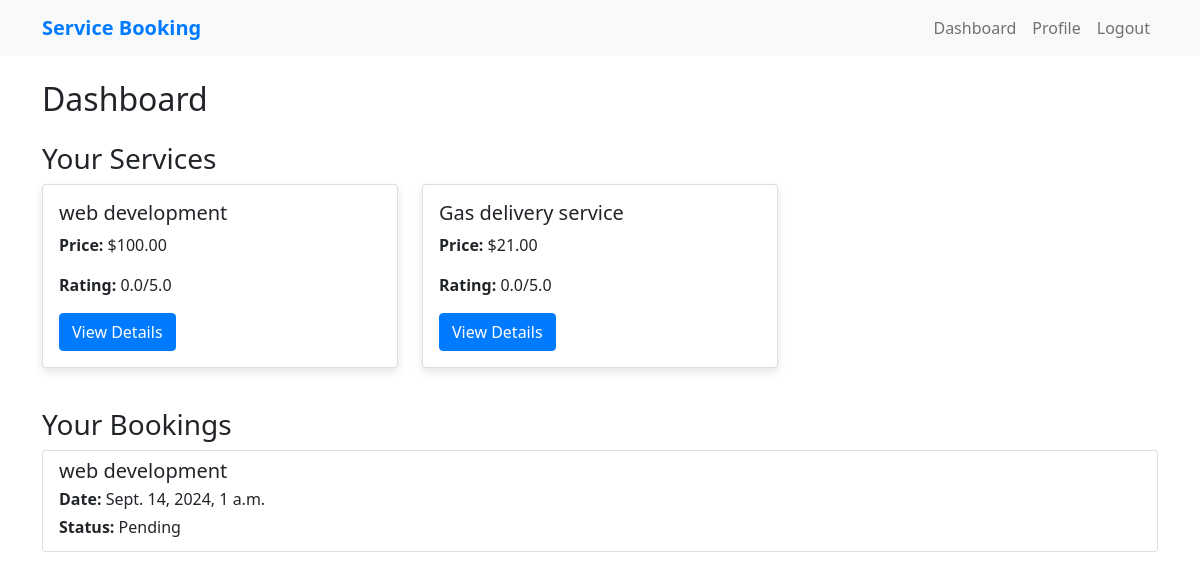
/booking/dashboard/ (signed in), run on the app's committed database.
### booking/models.py (models this page shows, shortened)
class Service(models.Model):
    name = models.CharField(max_length=100)
    description = models.TextField()
    price = models.DecimalField(max_digits=10, decimal_places=2, validators=[MinValueValidator(0)])
    provider = models.ForeignKey(User, on_delete=models.CASCADE, related_name='services')
    average_rating = models.FloatField(default=0, validators=[MinValueValidator(0), MaxValueValidator(5)])

class Booking(models.Model):
    service = models.ForeignKey(Service, on_delete=models.CASCADE, related_name='bookings')
    customer = models.ForeignKey(User, on_delete=models.CASCADE)
    date = models.DateTimeField()
    STATUS_CHOICES = [
        ('PENDING', 'Pending'),
        ('CONFIRMED', 'Confirmed'),
        ('COMPLETED', 'Completed'),
        ('CANCELLED', 'Cancelled'),
    ]
    status = models.CharField(max_length=20, choices=STATUS_CHOICES, default='PENDING')

### booking/views.py (the view)
# urls.py: path('dashboard/', views.dashboard, name='dashboard'),
@login_required
def dashboard(request):
    if request.user.is_professional:
        services = Service.objects.filter(provider=request.user)
        bookings = Booking.objects.filter(service__provider=request.user)
    else:
        services = None
        bookings = Booking.objects.filter(customer=request.user)
    return render(request, 'booking/dashboard.html', {'services': services, 'bookings': bookings})

### booking/templates/booking/dashboard.html (shortened to what this page needs)
{% extends 'booking/base.html' %}
{% block content %}
<h2 class="mb-4">Dashboard</h2>
{% if user.is_professional %}
    <h3>Your Services</h3>
    <div class="row mb-4">
        {% for service in services %}
        <div class="col-md-4 mb-3">
            <div class="card">
                <div class="card-body">
                    <h5 class="card-title">{{ service.name }}</h5>
                    <p class="card-text"><strong>Price:</strong> ${{ service.price }}</p>
                    <p class="card-text"><strong>Rating:</strong> {{ service.average_rating|floatformat:1 }}/5.0</p>
                    <a href="{% url 'booking:service_detail' service.id %}" class="btn btn-primary">View Details</a>
                </div>
            </div>
        </div>
        {% endfor %}
    </div>
{% endif %}
<h3>Your Bookings</h3>
{% if bookings %}
<div class="list-group">
    {% for booking in bookings %}
    <div class="list-group-item">
        <h5 class="mb-1">{{ booking.service.name }}</h5>
        <p class="mb-1"><strong>Date:</strong> {{ booking.date }}</p>
        <p class="mb-1"><strong>Status:</strong> {{ booking.get_status_display }}</p>
    </div>
    {% endfor %}
</div>
{% else %}
<p class="lead">You have no bookings yet</p>
{% endif %}
{% endblock %}

### booking/templates/booking/base.html (shortened to what this page needs)
<!DOCTYPE html>
<html lang="en">
<head>
    <link href="https://cdn.jsdelivr.net/npm/bootstrap@5.1.3/dist/css/bootstrap.min.css" rel="stylesheet">
</head>
<body>
    <nav class="navbar navbar-expand-lg navbar-light bg-light">
        <div class="container">
            <a class="navbar-brand" href="{% url 'booking:home' %}">Service Booking</a>
            <div class="collapse navbar-collapse" id="navbarNav">
                <ul class="navbar-nav ms-auto">
                    {% if user.is_authenticated %}
                        <li class="nav-item">
                            <a class="nav-link" href="{% url 'booking:dashboard' %}">Dashboard</a>
                        </li>
                        <li class="nav-item">
                            <a class="nav-link" href="{% url 'booking:user_profile' %}">Profile</a>
                        </li>
                        <li class="nav-item">
                            <a class="nav-link" href="{% url 'booking:logout' %}">Logout</a>
                        </li>
                    {% endif %}
                </ul>
            </div>
        </div>
    </nav>
    <div class="container mt-4">
        {% block content %}{% endblock %}
    </div>
</body>
</html>

### booking/templates/booking/base.html (style rules this page uses)
.navbar-brand { font-weight: bold; color: #007bff !important; }
.card { box-shadow: 0 4px 8px rgba(0,0,0,0.1); transition: 0.3s; }
.btn-primary { background-color: #007bff; border-color: #007bff; }

### data on the page
Service: name "web development", price "100.00", average_rating "0.0"
Service: name "Gas delivery service", price "21.00", average_rating "0.0"
Booking: service.name "web development", date "Sept. 14, 2024, 1 a.m.", status "Pending"
